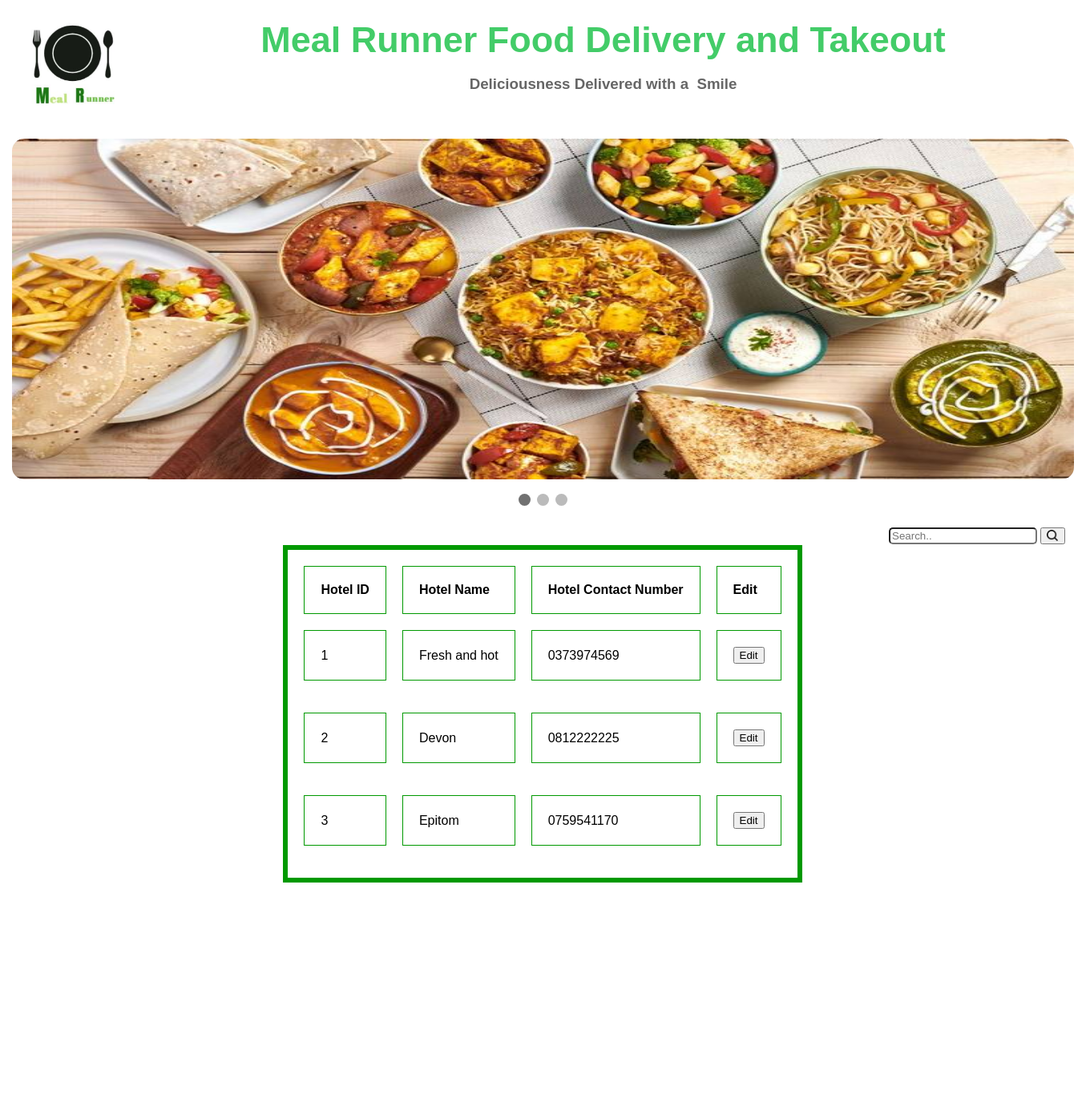
/updatehotel.php, run on the app's committed database.
### tables this page shows
CREATE TABLE IF NOT EXISTS `hotel` (
  `Hotel_ID` int(11) NOT NULL AUTO_INCREMENT,
  `Hotel_name` varchar(50) NOT NULL,
  `Tele` varchar(20) NOT NULL,
  PRIMARY KEY (`Hotel_ID`)
);

### updatehotel.php (the view, shortened to what this page needs)
<!DOCTYPE html PUBLIC "-//W3C//DTD XHTML 1.0 Transitional//EN" "http://www.w3.org/TR/xhtml1/DTD/xhtml1-transitional.dtd">
<html xmlns="http://www.w3.org/1999/xhtml">
<head><link rel="stylesheet" type="text/css" href="foodupdate.css"/>
<link rel="stylesheet" href="https://cdnjs.cloudflare.com/ajax/libs/font-awesome/4.7.0/css/font-awesome.min.css">
</head>
<body>
	<div id="mai">
			<div id="logo">
            <img src="Backgrounds/478d7088-b22f-49a9-96ae-3f4aa470643a.jpeg" class="lg">
            </div>
			<div id="mainh">
            	   <div class="mainhsub">
					<p ><h2 id="topic">Meal Runner Food Delivery and Takeout</h2><br><h3 id="subtop">Deliciousness Delivered with a 					Smile</h3></p>
				  </div>
			</div>
       <div class="slideshow-container2">
            <div class="mySlides2 fade2">
              <img class="im" src="user home photo/a69dd445cc32cc3ad5184861561c1559.jpg" >
            </div>
	</div>
<br>
    <div style="text-align:center">
      <span class="dot"></span>
      <span class="dot"></span>
      <span class="dot"></span>
    </div>
            <div id="contl">
            	 <div id="bodytop">
     <div id="bodytopL">
     </div>
    <div id="bodytopR">
    <form action="">
    <table>
    <tr>
    <td>
      <input type="text" placeholder="Search.." name="search" class="srch">
      </td>
      <td>
      <button type="submit"><img src="Backgrounds/3031293.png" class="sim"></button>
      </td>
    </tr>
     </table>
    </form>
    </div>
    <div>
    	<?php
	include"connect.php";
	$sql="SELECT * FROM hotel";
	$result=mysqli_query($conn,$sql);
	if(mysqli_num_rows($result)>0)
	{ echo'<table border="6" cellspacing="20" cellpadding="20" align="center" bordercolor="#009900">
	<tr>
		<td><b>Hotel ID</b></td>
		<td><b>Hotel Name</b></td>
		<td><b>Hotel Contact Number</b></td>
		<td><b>Edit</b></td>
	</tr>';
		while($row=mysqli_fetch_assoc($result))
		{
			 echo'<tr>'.'<td>'.$row['Hotel_ID'].'</td>'.'<td>'.$row['Hotel_name'].'</td>'.'<td>'.$row['Tele'].'</td>'.
			 '<td>'.'<button onclick="location.href='."'edithotel.php ? Id=".$row['Hotel_ID']."'".'">Edit</button>'.'</td>'.'<tr>';
		}
		echo'</table>';
	}
?>
		<div id="ftr">
        </div>
        </div>
</body>
</html>

### foodupdate.css (style rules this page uses)
body { background-color:; }
#mai { width:1325px; height:auto; background-color:white; margin:auto; border-radius: 10px; padding:0px; }
#logo { width:150px; height:150px; float:left; background-color:gray; }
#mainh { width:1175px; height:150px; float:left; background-color:#FFF; margin:auto; margin-bottom:15px; border-radius: 10px; }
.mainhsub { width:1175px; height:120px; float:left; background-color:#fff; margin:auto; font-family:"Trebuchet MS", Arial, Helvetica, sans-serif; color:Black; border-radius: 10px; }
#topic { padding-top:0px; margin:0px; text-align:center; font-size:45px; color:#43cc68; }
#subtop { padding-top:0px; margin:0px; text-align:center; color:#666; }
* { box-sizing: border-box; }
body { font-family: Verdana, sans-serif; }
.mySlides2 { display: none; }
img { vertical-align: middle; }
.slideshow-container2 { max-width: 1325px; position: relative; margin: auto; }
.dot { height: 15px; width: 15px; margin: 0 2px; background-color: #bbb; border-radius: 50%; display: inline-block; transition: background-color 0.6s ease; }
.active { background-color: #717171; }
.fade2 { animation-name: fade; animation-duration: 1.5s; }
.im { width:1325px; height:425px; border-radius: 15px; }
#contl { width:1300px; height:450px; background-color:#; margin-top:20px; margin-left:12px; float:left; }
#ftr { width:1325px; height:270px; background-color:#FFF; margin-top:25px; margin-bottom:25px; }
.sim { height:15px; width:15px; border-radius:5px; }
.srch { border-radius:5px; }
#bodytop { width:1300px; height:25px; background-color:; }
#bodytopL { width:1079px; height:25px; float:left; background-color:; }
#bodytopR { width:220px; height:25px; float:left; background:; }
.lg { width:150px; height:150px; }

### data on the page
hotel: Hotel_ID "1", Hotel_name "Fresh and hot", Tele "0373974569"
hotel: Hotel_ID "2", Hotel_name "Devon", Tele "0812222225"
hotel: Hotel_ID "3", Hotel_name "Epitom", Tele "0759541170"
